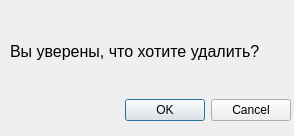
<?xml version="1.0" encoding="UTF-8"?>
<ui version="4.0">
 <class>Dialog</class>
 <widget class="QDialog" name="Dialog">
  <property name="geometry">
   <rect>
    <x>0</x>
    <y>0</y>
    <width>294</width>
    <height>136</height>
   </rect>
  </property>
  <property name="windowTitle">
   <string>Dialog</string>
  </property>
  <widget class="QWidget" name="verticalLayoutWidget">
   <property name="geometry">
    <rect>
     <x>10</x>
     <y>10</y>
     <width>281</width>
     <height>111</height>
    </rect>
   </property>
   <layout class="QVBoxLayout" name="verticalLayout">
    <item>
     <widget class="QLabel" name="label">
      <property name="sizePolicy">
       <sizepolicy hsizetype="Maximum" vsizetype="Preferred">
        <horstretch>0</horstretch>
        <verstretch>0</verstretch>
       </sizepolicy>
      </property>
      <property name="font">
       <font>
        <pointsize>12</pointsize>
       </font>
      </property>
      <property name="text">
       <string>Вы уверены, что хотите удалить?</string>
      </property>
     </widget>
    </item>
    <item>
     <widget class="QDialogButtonBox" name="buttonBox">
      <property name="orientation">
       <enum>Qt::Horizontal</enum>
      </property>
      <property name="standardButtons">
       <set>QDialogButtonBox::Cancel|QDialogButtonBox::Ok</set>
      </property>
     </widget>
    </item>
   </layout>
  </widget>
 </widget>
 <resources/>
 <connections>
  <connection>
   <sender>buttonBox</sender>
   <signal>accepted()</signal>
   <receiver>Dialog</receiver>
   <slot>accept()</slot>
   <hints>
    <hint type="sourcelabel">
     <x>248</x>
     <y>254</y>
    </hint>
    <hint type="destinationlabel">
     <x>157</x>
     <y>274</y>
    </hint>
   </hints>
  </connection>
  <connection>
   <sender>buttonBox</sender>
   <signal>rejected()</signal>
   <receiver>Dialog</receiver>
   <slot>reject()</slot>
   <hints>
    <hint type="sourcelabel">
     <x>316</x>
     <y>260</y>
    </hint>
    <hint type="destinationlabel">
     <x>286</x>
     <y>274</y>
    </hint>
   </hints>
  </connection>
 </connections>
</ui>
